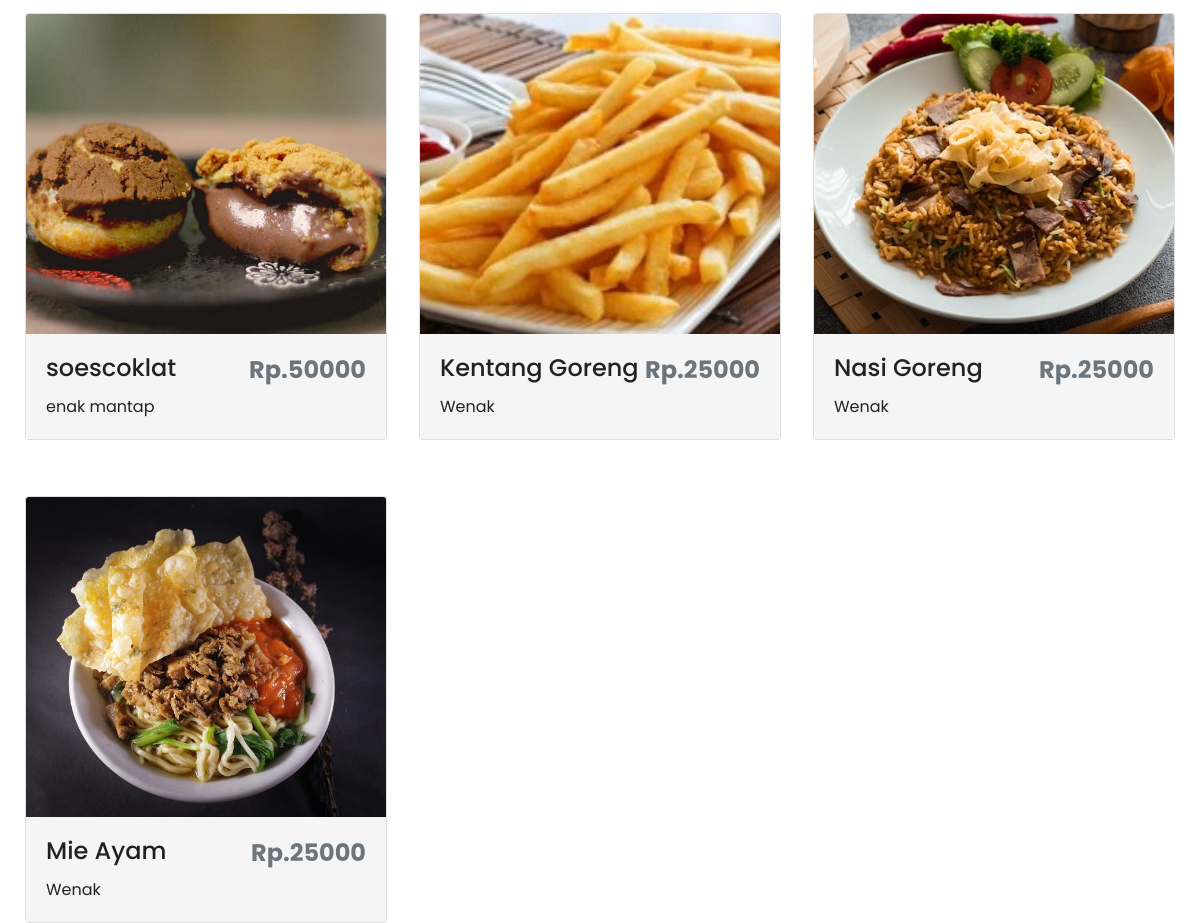
Before: / (middle part) with the older database file.
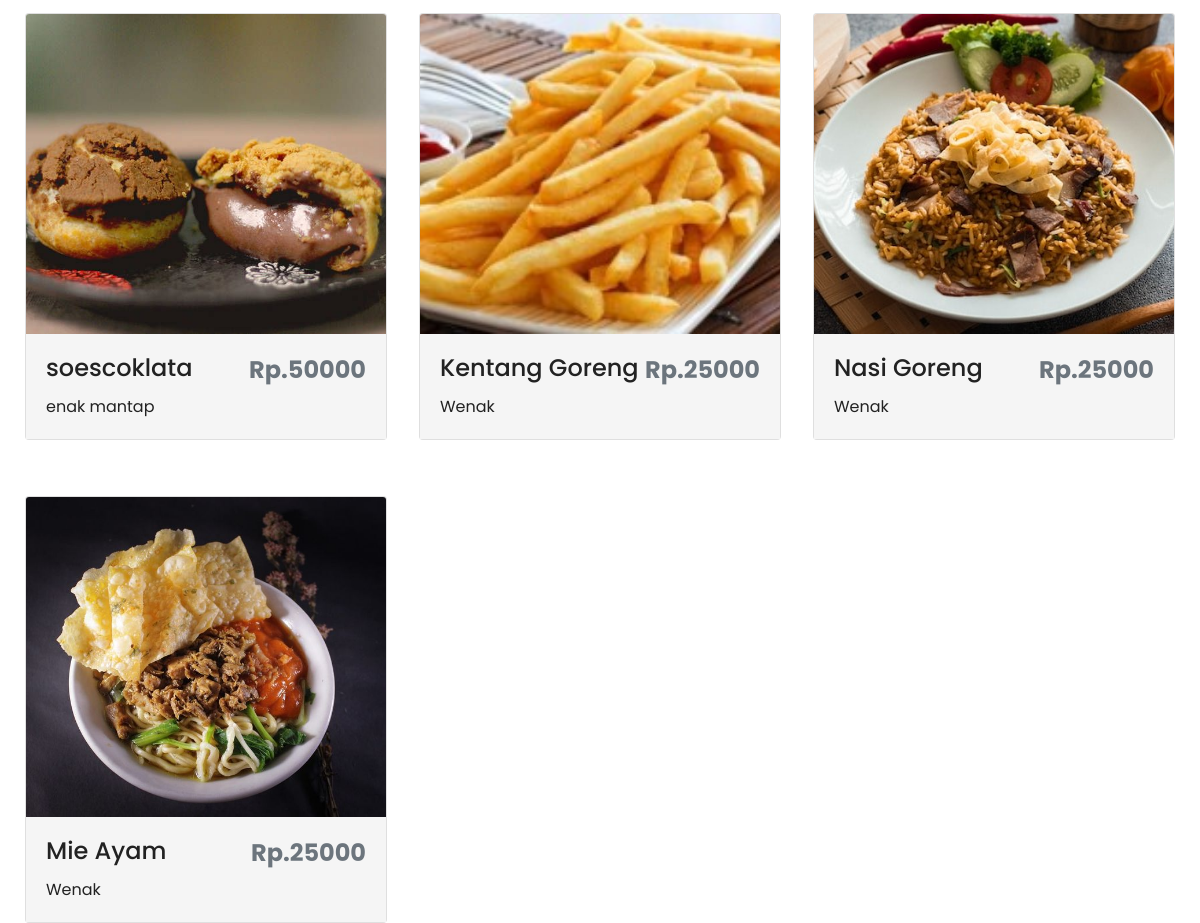
After: the same page with the newer database file.
### tables this page shows
CREATE TABLE `display` (
  `di_id` int(11) NOT NULL,
  `name` varchar(200) NOT NULL,
  `price` int(11) NOT NULL,
  `about` varchar(200) NOT NULL,
  `image` text NOT NULL
);

### application/controllers/Home.php (called while the page is built, shortened)
<?php
class Home extends CI_Controller {
	public function index()
	{
		$this->load->model('Menu_model');
		$dish = $this->Menu_model->getMenuu();
		$data['dishesh'] = $dish;
		$this->load->view('front/partials/header');
		$this->load->view('front/home', $data);
		$this->load->view('front/partials/footer');
	}
}

### index.php (called while the page is built, shortened)
<?php
require_once BASEPATH.'core/CodeIgniter.php';

### application/models/Menu_model.php (called while the page is built, shortened)
<?php
class Menu_model extends CI_Model {
    public function getMenuu() {
        $result = $this->db->get('display')->result_array();
        return $result;
    }
}

### application/views/front/home.php (the view, shortened to what this page needs)
<div class="container-fluid padding dish-card">
    <div class="row">
        <?php if(!empty($dishesh)) { ?>
        <?php foreach($dishesh as $dish) { ?>
        <div class="col-md-6 col-lg-4 d-flex align-items-stretch">
            <div class="card mb-4 shadow-sm">
                <?php $image = $dish['image'];?>
                <img class="card-img-top" src="<?php echo base_url().'public/uploads/dishesh/display/'.$image; ?>">
                <div class="card-body">
                    <div class="d-flex justify-content-between align-items-center">
                        <h4 class="card-title"><?php echo $dish['name']; ?></h4>
                        <h4 class="text-muted"><b>Rp.<?php echo $dish['price']; ?></b></h4>
                    </div>
                    <p class="card-text"><?php echo $dish['about']; ?></p>
                </div>
            </div>
        </div>
        <?php } ?>
        <?php } else { ?>
        <div class="jumbotron">
            <h1>Tidak ada catatan yang ditemukan</h1>
        </div>
        <?php } ?>
    </div>
</div>

Changed rows visible on the page:
changed display "enak mantap": name "soescoklat" → "soescoklata"
